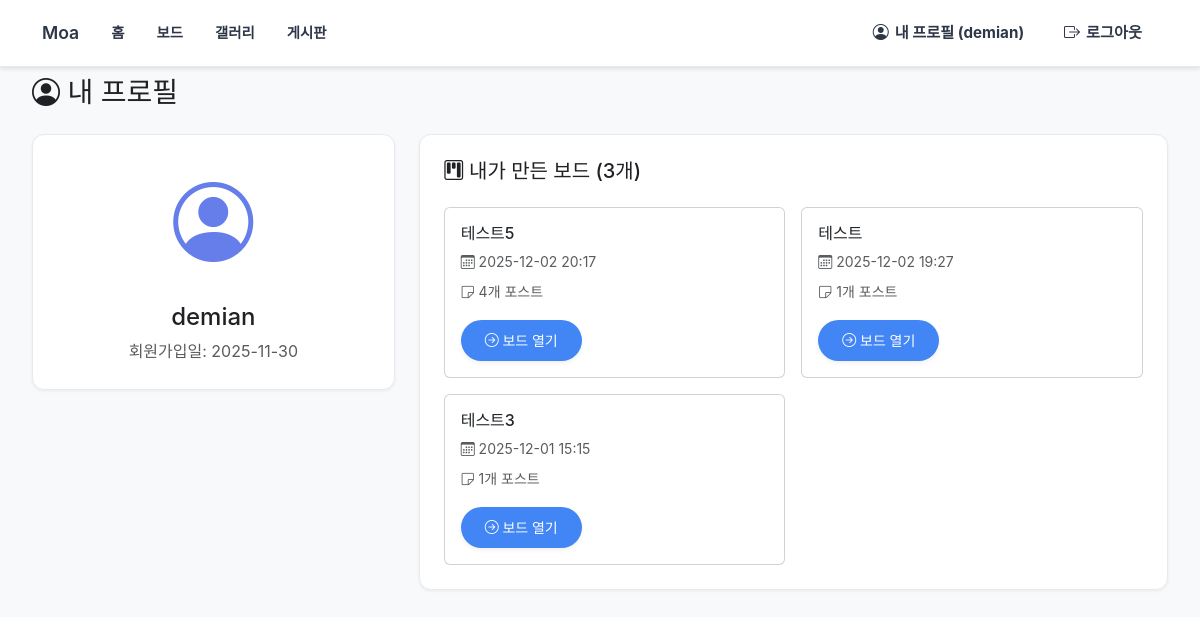
/accounts/profile/ (signed in), run on the app's committed database.
### collaboration/models.py (models this page shows, shortened)
class Board(models.Model):
    title = models.CharField(max_length=100)
    creator = models.ForeignKey(
        settings.AUTH_USER_MODEL,
        on_delete=models.CASCADE,
        related_name='created_boards'
    )
    is_public = models.BooleanField(default=True, verbose_name='공개 여부')
    created_at = models.DateTimeField(auto_now_add=True)
    updated_at = models.DateTimeField(auto_now=True)
    class Meta:
        verbose_name = '보드'
        verbose_name_plural = '보드들'
        ordering = ['-created_at']

### accounts/views.py (the view)
# urls.py: path('profile/', views.profile, name='profile'),
def profile(request):
    if not request.user.is_authenticated:
        return redirect('accounts:login')
    boards = Board.objects.filter(creator=request.user).order_by('-created_at')
    context = {
        'user': request.user,
        'boards': boards,
    }
    return render(request, 'accounts/profile.html', context)

### accounts/templates/accounts/profile.html (shortened to what this page needs)
{% extends 'collaboration/base.html' %}
{% block content %}
<div class="gemini-header mb-4">
    <h1>
        <i class="bi bi-person-circle"></i> 내 프로필
    </h1>
</div>
<div class="row">
    <div class="col-md-4 mb-4">
        <div class="gemini-card">
            <div class="text-center">
                <div class="mb-3">
                    <i class="bi bi-person-circle" style="font-size: 5rem; color: #667eea;"></i>
                </div>
                <h4>{{ user.username }}</h4>
                <p class="text-muted mb-0">회원가입일: {{ user.date_joined|date:"Y-m-d" }}</p>
            </div>
        </div>
    </div>
    <div class="col-md-8">
        <div class="gemini-card">
            <h5 class="mb-4">
                <i class="bi bi-kanban"></i> 내가 만든 보드 ({{ boards.count }}개)
            </h5>
            {% if boards %}
                <div class="row g-3">
                    {% for board in boards %}
                        <div class="col-12 col-md-6">
                            <div class="card h-100">
                                <div class="card-body">
                                    <h6 class="card-title">{{ board.title }}</h6>
                                    <p class="card-text small text-muted mb-2">
                                        <i class="bi bi-calendar3"></i> {{ board.created_at|date:"Y-m-d H:i" }}
                                    </p>
                                    <p class="card-text small text-muted mb-3">
                                        <i class="bi bi-sticky"></i> {{ board.posts.count }}개 포스트
                                    </p>
                                    <a href="{% url 'collaboration:board_detail' board.id %}" class="btn btn-gemini-primary btn-sm">
                                        <i class="bi bi-arrow-right-circle"></i> 보드 열기
                                    </a>
                                </div>
                            </div>
                        </div>
                    {% endfor %}
                </div>
            {% endif %}
        </div>
    </div>
</div>
{% endblock %}

### collaboration/templates/collaboration/base.html (shortened to what this page needs)
{% load static %}
<!DOCTYPE html>
<html lang="ko">
<head>
    <link href="https://cdn.jsdelivr.net/npm/bootstrap@5.3.0/dist/css/bootstrap.min.css" rel="stylesheet">
    <link rel="stylesheet" href="https://cdn.jsdelivr.net/npm/bootstrap-icons@1.10.0/font/bootstrap-icons.css">
    <link rel="stylesheet" href="{% static 'css/style.css' %}">
</head>
<body>
    <nav class="navbar navbar-expand-lg navbar-light bg-white fixed-top shadow-sm border-bottom">
        <div class="container">
            <a class="navbar-brand text-dark" href="/" style="font-weight: 600;">
                Moa
            </a>
            <ul class="navbar-nav me-auto align-items-center d-flex flex-row">
                <li class="nav-item d-flex align-items-center">
                    <a class="nav-link text-dark fw-bold" href="/" style="font-size: 0.9rem; padding: 0.5rem 0.75rem;">
                        홈
                    </a>
                </li>
                <li class="nav-item d-flex align-items-center">
                    <a class="nav-link text-dark fw-bold" href="{% url 'collaboration:board_list' %}" style="font-size: 0.9rem; padding: 0.5rem 0.75rem;">
                        보드
                    </a>
                </li>
                <li class="nav-item d-flex align-items-center">
                    <a class="nav-link text-dark fw-bold" href="{% url 'collaboration:gallery' %}" style="font-size: 0.9rem; padding: 0.5rem 0.75rem;">
                        갤러리
                    </a>
                </li>
                <li class="nav-item d-flex align-items-center">
                    <a class="nav-link text-dark fw-bold" href="{% url 'forum:post_list' %}" style="font-size: 0.9rem; padding: 0.5rem 0.75rem;">
                        게시판
                    </a>
                </li>
            </ul>
            <div class="collapse navbar-collapse" id="navbarUserMenu">
                <ul class="navbar-nav ms-auto align-items-center">
                    {% if user.is_authenticated %}
                        {% if user.username|slice:":6" == "Guest_" %}
                        <li class="nav-item d-flex align-items-center">
                            <span class="nav-link text-dark fw-bold d-flex align-items-center guest-mode-active" style="font-size: 0.95rem; background-color: #e8f0fe; color: #1a73e8 !important; border-radius: 8px; padding: 0.5rem 1rem; margin: 0 0.25rem;">
                                <i class="bi bi-person-check"></i>
                                <span>게스트 모드</span>
                            </span>
                        </li>
                        <li class="nav-item d-flex align-items-center">
                            <a class="nav-link text-dark fw-bold d-flex align-items-center" href="{% url 'accounts:login' %}" style="font-size: 0.95rem;">
                                <i class="bi bi-box-arrow-in-right"></i> 로그인
                            </a>
                        </li>
                        <li class="nav-item d-flex align-items-center">
                            <a class="nav-link text-dark fw-bold d-flex align-items-center" href="{% url 'accounts:signup' %}" style="font-size: 0.95rem;">
                                <i class="bi bi-person-plus"></i> 회원가입
                            </a>
                        </li>
                        {% else %}
                        <li class="nav-item d-flex align-items-center">
                            <a class="nav-link text-dark fw-bold d-flex align-items-center" href="{% url 'accounts:profile' %}" style="font-size: 0.95rem;">
                                <i class="bi bi-person-circle"></i>
                                <span>내 프로필 ({{ user.username }})</span>
                            </a>
                        </li>
                        <li class="nav-item ms-2 d-flex align-items-center">
                            <a class="nav-link text-dark fw-bold d-flex align-items-center" href="{% url 'accounts:logout' %}" style="font-size: 0.95rem;">
                                <i class="bi bi-box-arrow-right"></i> 로그아웃
                            </a>
                        </li>
                        {% endif %}
                    {% endif %}
                </ul>
            </div>
        </div>
    </nav>
    <main class="gemini-main">
        {% block content %}{% endblock %}
    </main>
</body>
</html>

### collaboration/static/css/style.css (style rules this page uses)
:root { --gemini-bg: #f8f9fa; --gemini-surface: #ffffff; --gemini-primary: #4285f4; --gemini-primary-light: #e8f0fe; --gemini-secondary: #34a853; --gemini-accent: #ea4335; --gemini-text: #202124; --gemini-text-light: #5f6368; --gemini-border: #e8eaed; --gemini-shadow: rgba(60, 64, 67, 0.08); --gemini-shadow-hover: rgba(60, 64, 67, 0.12); }
* { font-family: 'Noto Sans KR', -apple-system, BlinkMacSystemFont, 'Segoe UI', sans-serif; }
body { background-color: var(--gemini-bg); color: var(--gemini-text); font-family: 'Noto Sans KR', -apple-system, BlinkMacSystemFont, 'Segoe UI', 'Malgun Gothic', sans-serif; font-weight: 400; font-size: 1rem; line-height: 1.6; padding-top: 60px; }
.gemini-navbar, .navbar-light { position: fixed !important; top: 0; left: 0; right: 0; z-index: 1000; background-color: #ffffff !important; border-bottom: 1px solid #e8eaed !important; box-shadow: 0 2px 4px rgba(0, 0, 0, 0.1) !important; padding: 0.75rem 0; font-family: 'Noto Sans KR', -apple-system, BlinkMacSystemFont, 'Segoe UI', 'Malgun Gothic', sans-serif; }
.gemini-navbar .navbar-brand, .navbar-light .navbar-brand { color: #2d3748 !important; font-weight: 600; font-size: 1.1rem; display: flex; align-items: center; }
.gemini-navbar .nav-link, .navbar-light .nav-link { color: #2d3748 !important; font-weight: 500; font-size: 0.95rem; padding: 0.5rem 1rem !important; transition: color 0.2s ease; display: flex; align-items: center; }
.gemini-navbar .nav-link i, .navbar-light .nav-link i { font-size: 1rem; margin-right: 0.375rem; }
.gemini-main { max-width: 1200px; margin: 0 auto; padding: 2rem 1rem; padding-top: 1rem; }
@media (min-width: 768px) { .gemini-main { padding: 2rem 2rem; padding-top: 1rem; } }
.gemini-card { background-color: var(--gemini-surface); border: 1px solid var(--gemini-border); border-radius: 12px; box-shadow: 0 1px 3px var(--gemini-shadow); transition: all 0.2s ease; padding: 1.5rem; margin-bottom: 1rem; }
.btn-gemini-primary { background-color: var(--gemini-primary); color: white; border: none; border-radius: 24px; padding: 0.625rem 1.5rem; font-weight: 500; box-shadow: 0 2px 4px var(--gemini-shadow); transition: all 0.2s ease; }
.gemini-header { display: flex; justify-content: space-between; align-items: center; margin-bottom: 2rem; flex-wrap: wrap; gap: 1rem; }
.gemini-header h1 { color: var(--gemini-text); font-weight: 500; font-size: 1.75rem; margin: 0; }

### data on the page
Board: title "테스트5", created_at "2025-12-02 20:17", posts.count "4"
Board: title "테스트", created_at "2025-12-02 19:27", posts.count "1"
Board: title "테스트3", created_at "2025-12-01 15:15", posts.count "1"

### other printed values
{{ user.username }} "demian"
{{ user.date_joined|date:"Y-m-d" }} "2025-11-30"
{{ boards.count }} "3"
